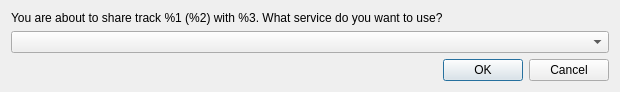
<?xml version="1.0" encoding="UTF-8"?>
<ui version="4.0">
 <class>TrackShareDialog</class>
 <widget class="QDialog" name="TrackShareDialog">
  <property name="geometry">
   <rect>
    <x>0</x>
    <y>0</y>
    <width>620</width>
    <height>88</height>
   </rect>
  </property>
  <property name="windowTitle">
   <string>Share a local track</string>
  </property>
  <layout class="QVBoxLayout" name="verticalLayout">
   <item>
    <widget class="QLabel" name="FileLabel_">
     <property name="text">
      <string>You are about to share track %1 (%2) with %3. What service do you want to use?</string>
     </property>
    </widget>
   </item>
   <item>
    <widget class="QComboBox" name="Services_"/>
   </item>
   <item>
    <widget class="QDialogButtonBox" name="buttonBox">
     <property name="orientation">
      <enum>Qt::Horizontal</enum>
     </property>
     <property name="standardButtons">
      <set>QDialogButtonBox::Cancel|QDialogButtonBox::Ok</set>
     </property>
    </widget>
   </item>
  </layout>
 </widget>
 <resources/>
 <connections>
  <connection>
   <sender>buttonBox</sender>
   <signal>accepted()</signal>
   <receiver>TrackShareDialog</receiver>
   <slot>accept()</slot>
   <hints>
    <hint type="sourcelabel">
     <x>248</x>
     <y>254</y>
    </hint>
    <hint type="destinationlabel">
     <x>157</x>
     <y>274</y>
    </hint>
   </hints>
  </connection>
  <connection>
   <sender>buttonBox</sender>
   <signal>rejected()</signal>
   <receiver>TrackShareDialog</receiver>
   <slot>reject()</slot>
   <hints>
    <hint type="sourcelabel">
     <x>316</x>
     <y>260</y>
    </hint>
    <hint type="destinationlabel">
     <x>286</x>
     <y>274</y>
    </hint>
   </hints>
  </connection>
 </connections>
</ui>
